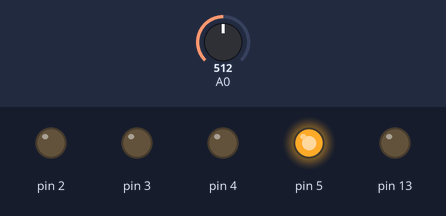
The sketch below on a simulated Arduino Uno, built with avr-gcc and run on an emulated ATmega328P. Parts: output pins drawn as LEDs (lit = HIGH). Inputs (shaded band) come from the test bench; at power-on: A0 = 512.

Above: at 1.2 s.
1.3 s: A0 set to 565
2.8 s: A0 set to 586
At 3.8 s:
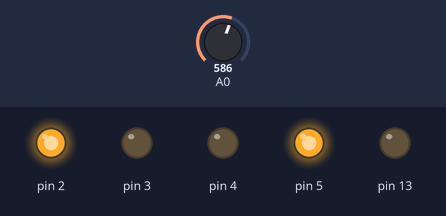
4.3 s: A0 set to 511
At 4.9 s:
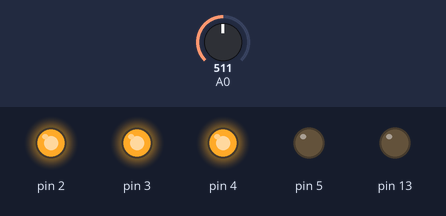
5.8 s: A0 set to 465
7.3 s: A0 set to 433
At 8.4 s:
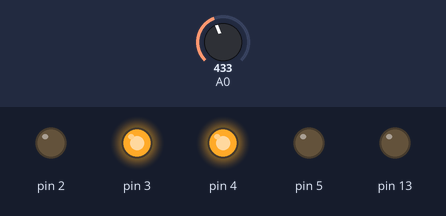
Timing chart, 0 to 9.8 s (numbered marks = the images above; inputs shaded):
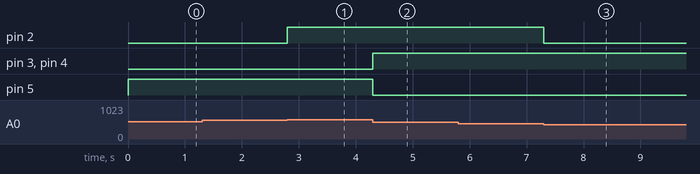

Measured:
- the behaviour switches between 575 and 576 on A0 (found by bisection; images 0 and 1)
- the behaviour switches between 448 and 447 on A0 (found by bisection; images 2 and 3)
- after the input at 1.3 s, every drawn part: stays the same
- after the input at 2.8 s, pin 2: LOW → HIGH at once
- after the input at 4.3 s, pin 3, pin 4: LOW → HIGH at once; pin 5: HIGH → LOW at once
- after the input at 5.8 s, every drawn part: stays the same
- after the input at 7.3 s, pin 2: HIGH → LOW at once

The sketch:

sketch_jun17a_Lab1_1_4.ino
```cpp
void setup() {
  // put your setup code here, to run once:
  pinMode(13,OUTPUT);
  DDRD = DDRD | B00111100;
//int sensorValue =0;
}

void loop() {
  // put your main code here, to run repeatedly:
//  digitalWrite(13,HIGH);
  int sensorValue;
  sensorValue = ( analogRead(A0)>>6 ) & B00001111;
  sensorValue = (sensorValue<<2) & B00111100;
  PORTD = (PORTD | sensorValue) & sensorValue;
//  delay(analogRead(A0));
//  digitalWrite(13,LOW);
//  PORTD = PORTD & sensorValue;
//  delay(analogRead(A0));
}
```
